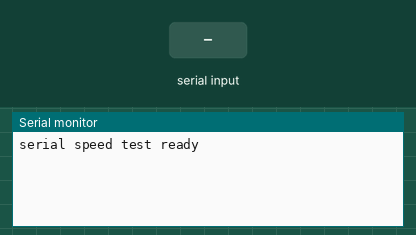
A program run on a simulated ESP32. Shown: the last lines printed to the serial monitor. The test bench sets the inputs (shaded band).

Above: at 1.2 s.
1.3 s: "baud 90\n" received over Serial
At 1.8 s:
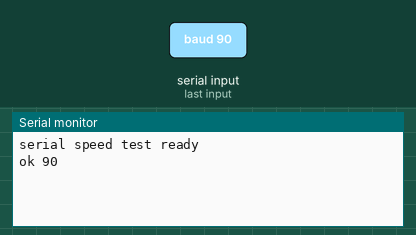
At 3.8 s:
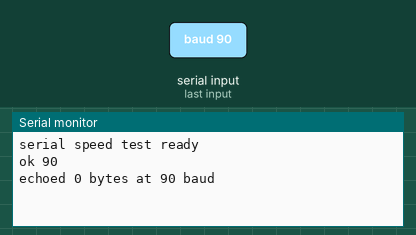

The program:

main.cpp
```cpp
// Serial link speed test for the micro-ROS transport (test T7).
//
// At BASE_BAUD it waits for a line "baud <rate>", answers "ok <rate>" and
// switches to that rate. It then sends back every byte it receives until
// nothing arrives for IDLE_RETURN_MS, goes back to BASE_BAUD and prints how
// many bytes it echoed. Driven by serial_speed.py on the Pi.

#include <Arduino.h>

namespace {

constexpr unsigned long BASE_BAUD = 115200;
constexpr size_t BUFFER_BYTES = 4096;  // UART driver buffers, each direction
constexpr unsigned long IDLE_RETURN_MS = 1000;

char line[32];
size_t line_len = 0;

unsigned long echo_until_idle() {
  uint8_t buf[256];
  unsigned long total = 0;
  unsigned long last_ms = millis();
  while (millis() - last_ms < IDLE_RETURN_MS) {
    const size_t n = min(static_cast<size_t>(Serial.available()), sizeof(buf));
    if (n == 0) continue;
    Serial.readBytes(buf, n);
    Serial.write(buf, n);
    total += n;
    last_ms = millis();
  }
  return total;
}

void run_command(const char *cmd) {
  unsigned long baud = 0;
  if (sscanf(cmd, "baud %lu", &baud) != 1 || baud == 0) return;
  Serial.printf("ok %lu\n", baud);
  Serial.flush();
  Serial.updateBaudRate(baud);
  const unsigned long echoed = echo_until_idle();
  Serial.flush();
  Serial.updateBaudRate(BASE_BAUD);
  Serial.printf("echoed %lu bytes at %lu baud\n", echoed, baud);
}

}  // namespace

void setup() {
  Serial.setRxBufferSize(BUFFER_BYTES);
  Serial.setTxBufferSize(BUFFER_BYTES);
  Serial.begin(BASE_BAUD);
  Serial.println("serial speed test ready");
}

void loop() {
  while (Serial.available() > 0) {
    const char c = Serial.read();
    if (c == '\n' || c == '\r') {
      line[line_len] = '\0';
      if (line_len > 0) run_command(line);
      line_len = 0;
    } else if (line_len < sizeof(line) - 1) {
      line[line_len++] = c;
    }
  }
}
```

Measured:
- after the input at 1.3 s, the serial monitor: prints a new line at once (image 1)
